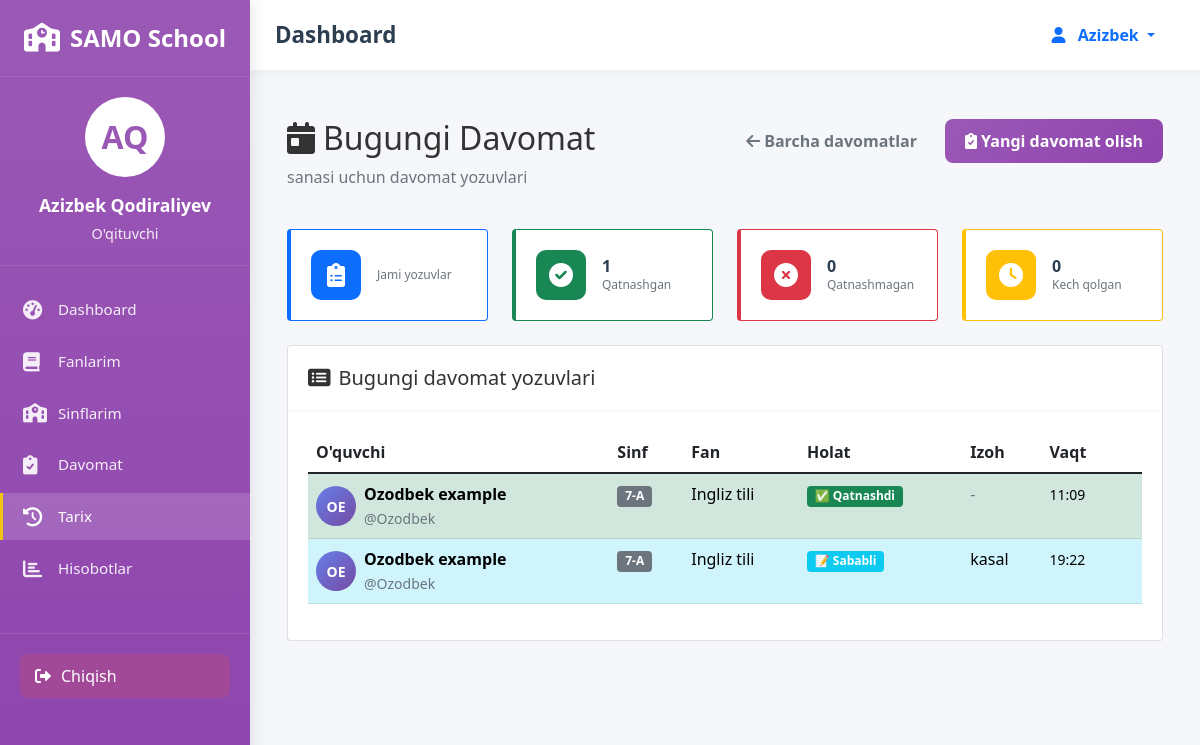
The app's page /teacher/my-attendance/ (signed in), older data.
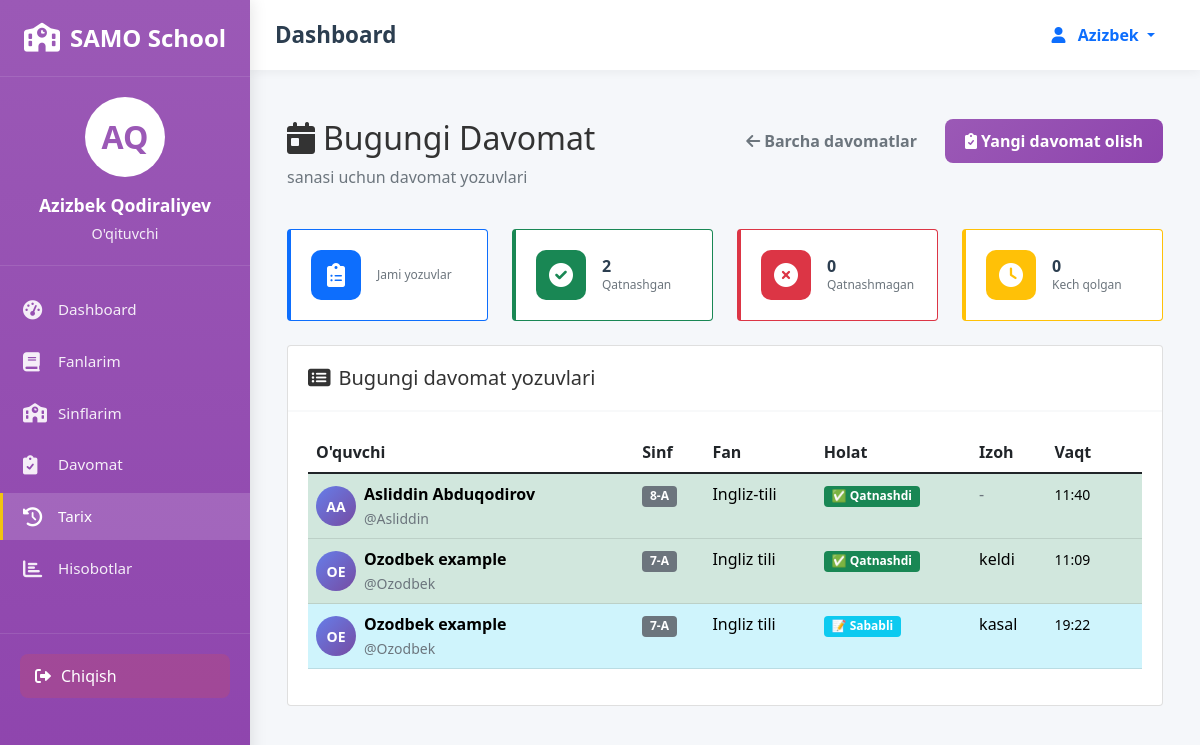
The same page, newer data.
### attendance/models.py (models this page shows, shortened)
class Attendance(models.Model):
    STATUS_CHOICES = [
        ('present', 'Present'),
        ('absent', 'Absent'),
        ('late', 'Late'),
        ('excused', 'Excused'),
    ]
    student = models.ForeignKey(User, on_delete=models.CASCADE, related_name='attendances')
    teacher = models.ForeignKey(User, on_delete=models.CASCADE, related_name='taken_attendances')
    subject = models.ForeignKey(Subject, on_delete=models.CASCADE)
    class_obj = models.ForeignKey(Class, on_delete=models.CASCADE)
    date = models.DateField()
    status = models.CharField(max_length=10, choices=STATUS_CHOICES, default='present')
    notes = models.TextField(blank=True, null=True)
    created_at = models.DateTimeField(auto_now_add=True)
    updated_at = models.DateTimeField(auto_now=True)
    class Meta:
        ordering = ['-date', '-created_at']

class Class(models.Model):
    name = models.CharField(max_length=50)
    teacher = models.ForeignKey(User, on_delete=models.SET_NULL, null=True,
                                related_name='teacher_classes')
    room = models.CharField(max_length=20, blank=True, null=True)
    schedule = models.CharField(max_length=100, blank=True, null=True)
    created_at = models.DateTimeField(auto_now_add=True)

class Subject(models.Model):
    name = models.CharField(max_length=100)
    teacher = models.ForeignKey(User, on_delete=models.SET_NULL, null=True,
                                related_name='teacher_subjects')
    classes = models.ManyToManyField(Class, related_name='subjects')
    lessons_per_week = models.IntegerField(default=1)
    schedule = models.CharField(max_length=100, blank=True, null=True)
    created_at = models.DateTimeField(auto_now_add=True)

### attendance/views.py (the view)
# urls.py: path('teacher/my-attendance/', views.teacher_my_attendance, name='teacher_my_attendance'),
@login_required
def teacher_my_attendance(request):
    if not hasattr(request.user, 'profile') or request.user.profile.role != 'teacher':
        messages.error(request, "Sizda o'qituvchi huquqlari yo'q!")
        return redirect('login')
    date_from = request.GET.get('date_from', '')
    date_to = request.GET.get('date_to', '')
    class_filter = request.GET.get('class', '')
    subject_filter = request.GET.get('subject', '')
    student_filter = request.GET.get('student', '')
    status_filter = request.GET.get('status', '')
    attendance_records = Attendance.objects.filter(
        teacher=request.user
    ).select_related('student', 'subject', 'class_obj').order_by('-date', '-created_at')
    if date_from:
        try:
            attendance_records = attendance_records.filter(date__gte=date_from)
        except:
            pass
    if date_to:
        try:
            attendance_records = attendance_records.filter(date__lte=date_to)
        except:
            pass
    if class_filter:
        attendance_records = attendance_records.filter(class_obj__name__icontains=class_filter)
    if subject_filter:
        attendance_records = attendance_records.filter(subject__name__icontains=subject_filter)
    if student_filter:
        attendance_records = attendance_records.filter(
            Q(student__first_name__icontains=student_filter) |
            Q(student__last_name__icontains=student_filter) |
            Q(student__username__icontains=student_filter)
        )
    if status_filter:
        attendance_records = attendance_records.filter(status=status_filter)
    total_records = attendance_records.count()
    present_count = attendance_records.filter(status='present').count()
    absent_count = attendance_records.filter(status='absent').count()
    late_count = attendance_records.filter(status='late').count()
    excused_count = attendance_records.filter(status='excused').count()
    classes = Class.objects.filter(teacher=request.user).distinct()
    subjects = Subject.objects.filter(teacher=request.user).distinct()
    page = request.GET.get('page', 1)
    paginator = Paginator(attendance_records, 50)  # 50 records per page
    try:
        attendance_records_page = paginator.page(page)
    except PageNotAnInteger:
        attendance_records_page = paginator.page(1)
    except EmptyPage:
        attendance_records_page = paginator.page(paginator.num_pages)
    context = {
        'attendance_records': attendance_records_page,
        'classes': classes,
        'subjects': subjects,
        'total_records': total_records,
        'present_count': present_count,
        'absent_count': absent_count,
        'late_count': late_count,
        'excused_count': excused_count,
        'date_from': date_from,
        'date_to': date_to,
        'class_filter': class_filter,
        'subject_filter': subject_filter,
        'student_filter': student_filter,
        'status_filter': status_filter,
    }
    return render(request, 'attendance/teacher_my_attendance.html', context)

### attendance/templates/attendance/teacher_my_attendance.html (shortened to what the changed rows need)
{% extends 'attendance/base.html' %}
{% block content %}
<div class="container-fluid py-4">
    <div class="row mb-4">
        <div class="col">
            <div class="page-header">
                <h1 class="h2 mb-2">
                    <i class="fas fa-calendar-day me-2"></i>Bugungi Davomat
                </h1>
            </div>
        </div>
    </div>
    <div class="row mb-4">
        <div class="col-md-3">
            <div class="card stat-card border-success">
                <div class="card-body">
                    <div class="d-flex align-items-center">
                        <div class="ms-3">
                            <h3 class="stat-value">{{ present_count }}</h3>
                            <p class="stat-label text-muted mb-0">Qatnashgan</p>
                        </div>
                    </div>
                </div>
            </div>
        </div>
    </div>
    <div class="card">
        <div class="card-body">
            {% if attendance_records %}
            <div class="table-responsive">
                <table class="table table-hover">
                    <thead>
                        <tr>
                            <th>O'quvchi</th>
                            <th>Sinf</th>
                            <th>Fan</th>
                            <th>Holat</th>
                            <th>Izoh</th>
                            <th>Vaqt</th>
                        </tr>
                    </thead>
                    <tbody>
                        {% for record in attendance_records %}
                        <tr class="{% if record.status == 'present' %}table-success{% elif record.status == 'absent' %}table-danger{% elif record.status == 'late' %}table-warning{% else %}table-info{% endif %}">
                            <td>
                                <div class="d-flex align-items-center">
                                    <div class="student-avatar me-2">
                                        {{ record.student.first_name|first|upper }}{{ record.student.last_name|first|upper }}
                                    </div>
                                    <div>
                                        <strong>{{ record.student.get_full_name }}</strong>
                                        <br>
                                        <small class="text-muted">@{{ record.student.username }}</small>
                                    </div>
                                </div>
                            </td>
                            <td>
                                <span class="badge bg-secondary">{{ record.class_obj.name }}</span>
                            </td>
                            <td>{{ record.subject.name }}</td>
                            <td>
                                {% if record.status == 'present' %}
                                <span class="badge bg-success">✅ Qatnashdi</span>
                                {% elif record.status == 'absent' %}
                                <span class="badge bg-danger">❌ Qatnashmadi</span>
                                {% elif record.status == 'late' %}
                                <span class="badge bg-warning">⏰ Kech qoldi</span>
                                {% else %}
                                <span class="badge bg-info">📝 Sababli</span>
                                {% endif %}
                            </td>
                            <td>
                                {% if record.notes %}
                                <div class="notes-preview" data-bs-toggle="tooltip" title="{{ record.notes }}">
                                    {{ record.notes|truncatechars:30 }}
                                </div>
                                {% else %}
                                <span class="text-muted">-</span>
                                {% endif %}
                            </td>
                            <td>
                                <small>{{ record.created_at|time:"H:i" }}</small>
                            </td>
                            <td>
                            </td>
                        </tr>
                        {% endfor %}
                    </tbody>
                </table>
            </div>
            {% endif %}
        </div>
    </div>
</div>
{% endblock %}

Row changes from the older to the newer data that the page shows:
added Attendance: student.first_name|first "A", student.last_name|first "A", student.get_full_name "Asliddin Abduqodirov", student.username "Asliddin", class_obj.name "8-A", subject.name "Ingliz-tili", status "✅ Qatnashdi", created_at "11:40"
changed Attendance: notes (not shown) → "keldi"; no longer shows "-"
Text that changed along with them:
{{ present_count }}: "1" → "2"
